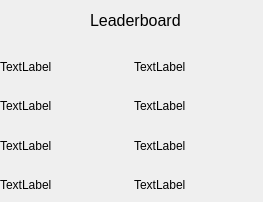
<?xml version="1.0" encoding="UTF-8"?>
<ui version="4.0">
 <class>Form</class>
 <widget class="QWidget" name="Form">
  <property name="geometry">
   <rect>
    <x>0</x>
    <y>0</y>
    <width>263</width>
    <height>202</height>
   </rect>
  </property>
  <property name="windowTitle">
   <string>Form</string>
  </property>
  <property name="styleSheet">
   <string notr="true">background-color:&quot;lightgreen&quot;
</string>
  </property>
  <widget class="QWidget" name="gridLayoutWidget">
   <property name="geometry">
    <rect>
     <x>0</x>
     <y>50</y>
     <width>261</width>
     <height>151</height>
    </rect>
   </property>
   <layout class="QGridLayout" name="gridLayout">
    <item row="1" column="0">
     <widget class="QLabel" name="secondPnamelabel">
      <property name="text">
       <string>TextLabel</string>
      </property>
     </widget>
    </item>
    <item row="2" column="0">
     <widget class="QLabel" name="thirdPnamelabel">
      <property name="text">
       <string>TextLabel</string>
      </property>
     </widget>
    </item>
    <item row="0" column="0">
     <widget class="QLabel" name="firstPnamelabel">
      <property name="text">
       <string>TextLabel</string>
      </property>
     </widget>
    </item>
    <item row="3" column="0">
     <widget class="QLabel" name="fourthPnamelabel">
      <property name="text">
       <string>TextLabel</string>
      </property>
     </widget>
    </item>
    <item row="0" column="1">
     <widget class="QLabel" name="firstPscorelabel">
      <property name="text">
       <string>TextLabel</string>
      </property>
     </widget>
    </item>
    <item row="1" column="1">
     <widget class="QLabel" name="secondPscorelabel">
      <property name="text">
       <string>TextLabel</string>
      </property>
     </widget>
    </item>
    <item row="2" column="1">
     <widget class="QLabel" name="thirdPscorelabel">
      <property name="text">
       <string>TextLabel</string>
      </property>
     </widget>
    </item>
    <item row="3" column="1">
     <widget class="QLabel" name="fourthPscorelabel">
      <property name="text">
       <string>TextLabel</string>
      </property>
     </widget>
    </item>
   </layout>
  </widget>
  <widget class="QLabel" name="ladelabel">
   <property name="geometry">
    <rect>
     <x>90</x>
     <y>0</y>
     <width>111</width>
     <height>41</height>
    </rect>
   </property>
   <property name="font">
    <font>
     <pointsize>12</pointsize>
    </font>
   </property>
   <property name="text">
    <string>Leaderboard</string>
   </property>
  </widget>
 </widget>
 <resources/>
 <connections/>
</ui>
